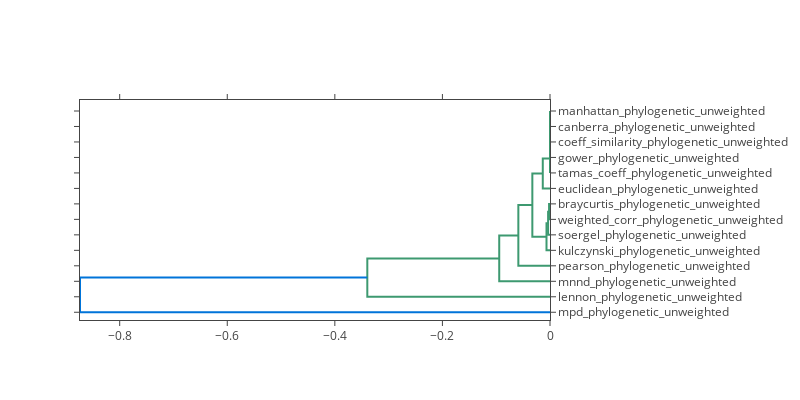

Notebook code for this chart:
### Code cell
plot_dm_dendrogram(filters=["_weighted", "nonphylogenetic"],height=400)

### Figure 1 — Plotly figure (JSON) as saved in the notebook; plotly's stock layout.template omitted (floating-point values rounded to 4 significant figures)
{"data": [{"hoverinfo": "text", "marker": {"color": "rgb(61,153,112)"}, "mode": "lines", "text": null, "type": "scatter", "x": [0, -0.001747, -0.001747, 0], "xaxis": "x", "y": [65, 65, 75, 75], "yaxis": "y"}, {"hoverinfo": "text", "marker": {"color": "rgb(61,153,112)"}, "mode": "lines", "text": null, "type": "scatter", "x": [0, -0.003532, -0.003532, -0.001747], "xaxis": "x", "y": [55, 55, 70, 70], "yaxis": "y"}, {"hoverinfo": "text", "marker": {"color": "rgb(61,153,112)"}, "mode": "lines", "text": null, "type": "scatter", "x": [0, -0.006507, -0.006507, -0.003532], "xaxis": "x", "y": [45, 45, 62.5, 62.5], "yaxis": "y"}, {"hoverinfo": "text", "marker": {"color": "rgb(61,153,112)"}, "mode": "lines", "text": null, "type": "scatter", "x": [0, 0, 0, 0], "xaxis": "x", "y": [125, 125, 135, 135], "yaxis": "y"}, {"hoverinfo": "text", "marker": {"color": "rgb(61,153,112)"}, "mode": "lines", "text": null, "type": "scatter", "x": [0, 0, 0, 0], "xaxis": "x", "y": [115, 115, 130, 130], "yaxis": "y"}, {"hoverinfo": "text", "marker": {"color": "rgb(61,153,112)"}, "mode": "lines", "text": null, "type": "scatter", "x": [0, 0, 0, 0], "xaxis": "x", "y": [105, 105, 122.5, 122.5], "yaxis": "y"}, {"hoverinfo": "text", "marker": {"color": "rgb(61,153,112)"}, "mode": "lines", "text": null, "type": "scatter", "x": [0, -1.521e-11, -1.521e-11, 0], "xaxis": "x", "y": [95, 95, 113.8, 113.8], "yaxis": "y"}, {"hoverinfo": "text", "marker": {"color": "rgb(61,153,112)"}, "mode": "lines", "text": null, "type": "scatter", "x": [0, -0.01342, -0.01342, -1.521e-11], "xaxis": "x", "y": [85, 85, 104.4, 104.4], "yaxis": "y"}, {"hoverinfo": "text", "marker": {"color": "rgb(61,153,112)"}, "mode": "lines", "text": null, "type": "scatter", "x": [-0.006507, -0.03282, -0.03282, -0.01342], "xaxis": "x", "y": [53.75, 53.75, 94.69, 94.69], "yaxis": "y"}, {"hoverinfo": "text", "marker": {"color": "rgb(61,153,112)"}, "mode": "lines", "text": null, "type": "scatter", "x": [0, -0.05886, -0.05886, -0.03282], "xaxis": "x", "y": [35, 35, 74.22, 74.22], "yaxis": "y"}, {"hoverinfo": "text", "marker": {"color": "rgb(61,153,112)"}, "mode": "lines", "text": null, "type": "scatter", "x": [0, -0.09439, -0.09439, -0.05886], "xaxis": "x", "y": [25, 25, 54.61, 54.61], "yaxis": "y"}, {"hoverinfo": "text", "marker": {"color": "rgb(61,153,112)"}, "mode": "lines", "text": null, "type": "scatter", "x": [0, -0.3397, -0.3397, -0.09439], "xaxis": "x", "y": [15, 15, 39.8, 39.8], "yaxis": "y"}, {"hoverinfo": "text", "marker": {"color": "rgb(0,116,217)"}, "mode": "lines", "text": null, "type": "scatter", "x": [0, -0.8738, -0.8738, -0.3397], "xaxis": "x", "y": [5, 5, 27.4, 27.4], "yaxis": "y"}], "layout": {"autosize": false, "height": 400, "hovermode": "closest", "margin": {"r": 250}, "showlegend": false, "width": 800, "xaxis": {"mirror": "allticks", "rangemode": "tozero", "showgrid": false, "showline": true, "showticklabels": true, "ticks": "outside", "type": "linear", "zeroline": false}, "yaxis": {"mirror": "allticks", "rangemode": "tozero", "showgrid": false, "showline": true, "showticklabels": true, "side": "right", "tickmode": "array", "ticks": "outside", "ticktext": ["mpd_phylogenetic_unweighted", "lennon_phylogenetic_unweighted", "mnnd_phylogenetic_unweighted", "pearson_phylogenetic_unweighted", "kulczynski_phylogenetic_unweighted", "soergel_phylogenetic_unweighted", "weighted_corr_phylogenetic_unweighted", "braycurtis_phylogenetic_unweighted", "euclidean_phylogenetic_unweighted", "tamas_coeff_phylogenetic_unweighted", "gower_phylogenetic_unweighted", "coeff_similarity_phylogenetic_unweighted", "canberra_phylogenetic_unweighted", "manhattan_phylogenetic_unweighted"], "tickvals": [5, 15, 25, 35, 45, 55, 65, 75, 85, 95, 105, 115, 125, 135], "type": "linear", "zeroline": false}}}
